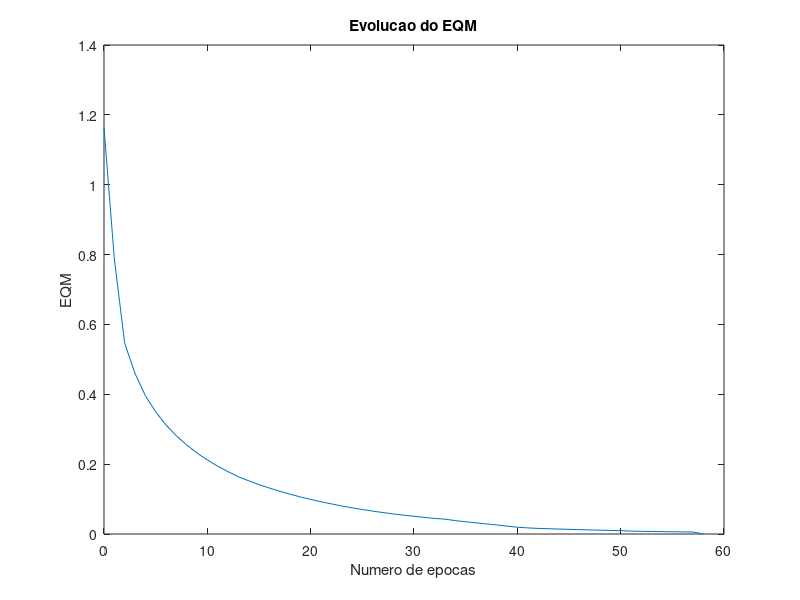

Here is the MATLAB script that generated this plot:
%************************************************************************
% Saida deve ser codificada em -1, 1
% X - Entrada (Nxne)
% d - Saida desejada (Nxns)
% N - numero de instâncias
% ne - numero de entradas
% ns - numero de saidas
% Exemplo
        X = [0 0; 0 1; 1 0; 1 1]
        d = [ -1; -1; -1; 1]
%        W=perceptron(X,d)
% ***********************************************************************

 %data=load('iris.txt');
 %X=data(:,1:4);

function W=perceptron(X,d)

N=size(X,1);     % numero de exemplos
X=[ones(N,1),X]; % adciona o termo de bias
ne=size(X,2);    % numero de entradas
ns=size(d,2);    % numero de saidas
W = rand(ns,ne)/5; %inicializa os pesos
Y=calc_saida(X,W);  %calcula a saida do perceptron
erro = Y - d; % calcula o erro
EQM = 1/N*sum(sum(erro.*erro)); %Erro quadratico médico
nit = 0;
nitmax = 10000;
vet_erro=EQM;
while EQM > 1e-6 & nit<nitmax
    nit = nit + 1;
    dJdW = calc_grad(X,d,W,N);
    dir = -dJdW;
    alfa=calc_alfa(X,d,W,dir,N);
    W = W + alfa*dir;
    Y=calc_saida(X,W);
    erro = Y - d;
    EQM = 1/N*sum(sum(erro.*erro));
    vet_erro=[vet_erro;EQM];
end
%plot(0:nit,vet_erro,'linewidth',2)
plot(0:nit,vet_erro);
xlabel('Numero de epocas');
ylabel('EQM');
title ('Evolucao do EQM');
end

function clasificar_tipos(X)
  numeroColunas = size(X,2)
  numeroTotal = size(X,1);
  indice = 0;
  tipoLista = []
  
  while indice < numeroTotal
    indice = indice + 1;
    tipo = [X(indice, numeroColunas)];
    j = 0
    valorExistente = false
    while j<size(tipoLista, 2)
      j = j+1
      if tipoLista(j) == tipo
        valorExistente = true
      end  
    end
    
    if !valorExistente
      tipoLista = [tipoLista, tipo]
    end
  end
end 

function [X]=carregaDataSet()
 data=load('dataSetIrisTiposClassified.txt');
 X=data(:,1:5);
end

function oneVsOne()
 IRIS_SETOSA = 1;
 IRIS_VERSICOLOR = 2;
 IRIS_VIRGINICA = 3;  
 
 X = carregaDataSet();
 
 matriz_setosa = seleciona_dataset_por_tipo(IRIS_SETOSA, X);
 matriz_versicolor = seleciona_dataset_por_tipo(IRIS_VERSICOLOR, X);
 matriz_virginica = seleciona_dataset_por_tipo(IRIS_VIRGINICA, X);
 
 setosa_vs_versicolor = matriz_a_vs_matriz_b(matriz_setosa, matriz_versicolor);
 setosa_vs_virginica = matriz_a_vs_matriz_b(matriz_setosa, matriz_virginica);
 versicolor_vs_virginica = matriz_a_vs_matriz_b(matriz_versicolor, matriz_virginica);
  
 %############################### SETOSA VS VERSICOLOR ###############################(INICIO)
 printf(" SETOSA vc VERSICOLOR ");
 [setosa_vs_versicolor_treino, setosa_validacao, versicolor_validacao]=obtem_treino_validacao(setosa_vs_versicolor);
  
 resultado_setosa_validacao = predicit_one(setosa_vs_versicolor_treino(:,1:4),setosa_vs_versicolor_treino(:,6), setosa_validacao(:,1:4));
 taxa_acerto_setosa_validacao = validacao_resultado(resultado_setosa_validacao, 1);
 printf("SETOSA - Foram executados %d testes de validacao com taxa de %d%% acerto", size(setosa_validacao,1), taxa_acerto_setosa_validacao);
 
 resultado_versicolor_validacao = predicit_one(setosa_vs_versicolor_treino(:,1:4),setosa_vs_versicolor_treino(:,6), versicolor_validacao(:,1:4));
 taxa_acerto_versicolor_validacao = validacao_resultado(resultado_versicolor_validacao, -1);
 printf("VERSICOLOR - Foram executados %d testes de validacao com taxa de %d%% acerto", size(versicolor_validacao,1), taxa_acerto_versicolor_validacao);
 
 %############################### SETOSA VS VERSICOLOR ###############################(FIM)

 %############################### SETOSA VS VIRGINICA ###############################(INICIO)
 printf(" SETOSA VS VIRGINICA ");
 [setosa_vs_virginica_treino, setosa_validacao, virginica_validacao]=obtem_treino_validacao(setosa_vs_virginica);
 
 resultado_setosa_validacao = predicit_one(setosa_vs_virginica_treino(:,1:4),setosa_vs_virginica_treino(:,6), setosa_validacao(:,1:4));
 taxa_acerto_setosa_validacao = validacao_resultado(resultado_setosa_validacao, 1);
 printf("SETOSA - Foram executados %d testes de validacao com Setosa, com taxa de %d%% acerto", size(setosa_validacao,1), taxa_acerto_setosa_validacao);
 
 resultado_virginica_validacao = predicit_one(setosa_vs_virginica_treino(:,1:4),setosa_vs_virginica_treino(:,6), virginica_validacao(:,1:4));
 taxa_acerto_virginica_validacao = validacao_resultado(resultado_virginica_validacao, -1);
 printf("VIRGINICA - Foram executados %d testes de validacao com taxa de %d%% acerto", size(virginica_validacao,1), taxa_acerto_virginica_validacao);
 
 %############################### SETOSA VS VIRGINICA ###############################(FIM)
 
 %############################### VERSICOLOR VS VIRGINICA ###############################(INICIO)
 printf(" VERSICOLOR VS VIRGINICA ");
 [versicolor_vs_virginica_treino, versicolor_validacao, virginica_validacao]=obtem_treino_validacao(versicolor_vs_virginica);
 
 resultado_versicolor_validacao = predicit_one(versicolor_vs_virginica_treino(:,1:4),versicolor_vs_virginica_treino(:,6), versicolor_validacao(:,1:4));
 taxa_acerto_versicolor_validacao = validacao_resultado(resultado_versicolor_validacao, 1);
 printf("VERSICOLOR - Foram executados %d testes de validacao com taxa de %d%% acerto", size(virginica_validacao,1), taxa_acerto_versicolor_validacao);
 
 resultado_virginica_validacao = predicit_one(versicolor_vs_virginica_treino(:,1:4),versicolor_vs_virginica_treino(:,6), virginica_validacao(:,1:4));
 taxa_acerto_virginica_validacao = validacao_resultado(resultado_virginica_validacao, -1);
 printf("VIRGINICA - Foram executados %d testes de validacao com taxa de %d%% acerto", size(virginica_validacao,1), taxa_acerto_virginica_validacao);
 
 %############################### VERSICOLOR VS VIRGINICA ###############################(FIM)
   
end  

function oneVsAll()
 IRIS_SETOSA = 1;
 IRIS_VERSICOLOR = 2;
 IRIS_VIRGINICA = 3;  
 
 X = carregaDataSet();
 
 matriz_setosa = seleciona_dataset_por_tipo(IRIS_SETOSA, X);
 matriz_versicolor = seleciona_dataset_por_tipo(IRIS_VERSICOLOR, X);
 matriz_virginica = seleciona_dataset_por_tipo(IRIS_VIRGINICA, X);
 
 setosa_vs_all = matriz_a_vs_matriz_b(matriz_setosa, [matriz_versicolor; matriz_virginica]);
 versicolor_vs_all = matriz_a_vs_matriz_b(matriz_versicolor, [matriz_setosa; matriz_virginica]);
 virginica_vs_all = matriz_a_vs_matriz_b(matriz_virginica, [matriz_setosa; matriz_versicolor]);
  
 %############################### SETOSA VS ALL ###############################(INICIO)
 printf(" SETOSA vc ALL ");
 [setosa_vs_all_treino, setosa_validacao, validacao_nao_setosa]=obtem_treino_validacao(setosa_vs_all);
  
 resultado_setosa_validacao = predicit_one(setosa_vs_all_treino(:,1:4),setosa_vs_all_treino(:,6), setosa_validacao(:,1:4));
 taxa_acerto_setosa_validacao = validacao_resultado(resultado_setosa_validacao, 1);
 printf("SETOSA - Foram executados %d testes de validacao com taxa de %d%% acerto", size(setosa_validacao,1), taxa_acerto_setosa_validacao);
 
 %############################### SETOSA VS ALL ###############################(FIM)

 %############################### VERSICOLOR VS ALL ###############################(INICIO)
 printf(" VERSICOLOR VS ALL");
 [versicolor_vs_all_treino, versicolor_validacao, validacao_nao_versicolor]=obtem_treino_validacao(versicolor_vs_all);
 
 resultado_versicolor_validacao = predicit_one(versicolor_vs_all_treino(:,1:4),versicolor_vs_all_treino(:,6), versicolor_validacao(:,1:4));
 taxa_acerto_versicolor_validacao = validacao_resultado(resultado_versicolor_validacao, 1);
 printf("VERSICOLOR - Foram executados %d testes de validacao com Setosa, com taxa de %d%% acerto", size(versicolor_validacao,1), taxa_acerto_versicolor_validacao);
 
 %############################### VERSICOLOR VS ALL ###############################(FIM)
 
 %############################### VIRGINICA VS ALL ###############################(INICIO)
 printf(" VIRGINICA VS ALL ");
 [virginica_vs_all_treino, virginica_validacao, validacao_nao_virginica]=obtem_treino_validacao(virginica_vs_all);
 
 resultado_virginica_validacao = predicit_one(virginica_vs_all_treino(:,1:4),virginica_vs_all_treino(:,6), virginica_validacao(:,1:4));
 taxa_acerto_virginica_validacao = validacao_resultado(resultado_virginica_validacao, 1);
 printf("VIRGINICA - Foram executados %d testes de validacao com taxa de %d%% acerto", size(virginica_validacao,1), taxa_acerto_virginica_validacao);
 
 %############################### VIRGINICA VS ALL ###############################(FIM)
   
end  

function [taxa_acerto]=validacao_resultado(resultado, resultado_esperado)
   resultadoLista = resultado(:, size(resultado,2));
   
   numTotalItens = size(resultadoLista, 1);
   indice = 0;
   qtd_total_resultado = 0;
   while indice < numTotalItens
     indice += 1;
     if ceil(resultadoLista(indice)) == resultado_esperado
        qtd_total_resultado+= 1;
      end  
   end  
   
   qtd_resultado = size(resultado, 1);
   taxa_acerto = 0;
   
   if qtd_total_resultado == qtd_resultado
     taxa_acerto = 100;
   else
     taxa_acerto = qtd_total_resultado*100/qtd_resultado;
   end   
end  

function [matriz_final]=matriz_a_vs_matriz_b(ma, mb)
  ma_saida = define_saida_matriz(ma, 1);
  
  mb_saida = define_saida_matriz(mb, -1);
  matriz_final = [ma_saida; mb_saida];
end

function [data_set]=define_saida_matriz(X, saida)
  indice = 0;
  numLinhas = size(X,1);
  data_set = [];
  while indice < numLinhas
    indice = indice +1;
    data_set = [data_set; X(indice,:), saida];
  end
end  

function [matriz]=seleciona_dataset_por_tipo(tipo, dataSet)
  indice = 0;
  matriz = [];
  while indice < size(dataSet, 1)
    indice = indice + 1;
    valor = dataSet(indice,size(dataSet, 2));
    if valor == tipo
      matriz = [matriz; dataSet(indice,:)];
    end 
  end
end  

function [matrizTreino, matrizValidacaoPositiva, matrizValidacaoNegativa]=obtem_treino_validacao(X)
  matrizValoresPositivo = [];
  matrizValoresNegativos = [];
  numeroTreinoTotal = size(X,1);
  numeroColunasMatrizEntrada = size(X,2);
  
  indice = 0;
  
  while indice < numeroTreinoTotal
    indice = indice + 1;
    valorLinha = X(indice,:);
    resultadoTreino = valorLinha(numeroColunasMatrizEntrada);
    if (resultadoTreino == 1)
      matrizValoresPositivo = [matrizValoresPositivo; valorLinha];
    else 
      matrizValoresNegativos = [matrizValoresNegativos; valorLinha];
    end 
  end 
  
  numeroTreinoPositivo=size(matrizValoresPositivo,1);
  numTreino = 0;
  numTreino = numeroTreinoPositivo*0.6;
  
  numTreino = ceil(numTreino);
  numValidacao = numeroTreinoPositivo - numTreino;
  
  matrizTreino = matrizValoresPositivo(1:numTreino,:);
  matrizValidacaoPositiva = matrizValoresPositivo(1:numValidacao, :);
  matrizTreino = [matrizTreino;matrizValoresNegativos];
  matrizValidacaoNegativa = matrizValoresNegativos;
 
end

function R=predicit_one(X, d, Xv)
  W=perceptron(X,d);
  N=size(Xv,1);     % numero de exemplos
  Xv=[ones(N,1),Xv]; % adciona o termo de bias  
  R=calc_saida(Xv,W);
end

function dJdW=calc_grad(X,d,W,N)
Z=X*W';
Y= tanh(Z);
erro = Y -d;
dJdW = 1/N*((erro.*(1-Y.*Y))'*X);
end

function Y=calc_saida(X,W)
Z=X*W';
Y= tanh(Z);
end

function alfa=calc_alfa(X,d,W,dir,N)
alfa_l= 0;
alfa_u= rand;
Wnew = W + alfa_u*dir;
%*******************************************************
% calcula o alfa_u positivo
g=calc_grad(X,d,Wnew,N);
h=g(:)'*dir(:);
while h<0
    alfa_u = 2*alfa_u;
    Wnew = W + alfa_u*dir;
    g=calc_grad(X,d,Wnew,N);
    h=g(:)'*dir(:);
end
%**********************************************************
alfa_m = (alfa_l+alfa_u)/2;
k = ceil(log((alfa_u-alfa_l)/1.0e-5));
nit = 0;

while nit<k & abs(h)>1.0e-5
    Wnew = W + alfa_m*dir;
    g=calc_grad(X,d,Wnew,N);
    h=g(:)'*dir(:);
    if h>0
        alfa_u = alfa_m;
    else
        alfa_l = alfa_m;
    end
    alfa_m = (alfa_l+alfa_u)/2;
end
alfa = alfa_m;
end

W = perceptron(X,d)
